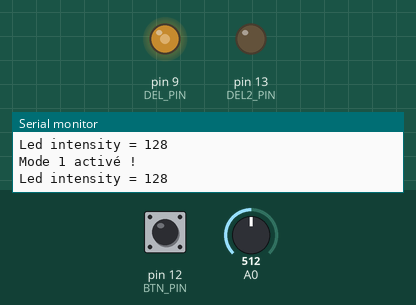
Recording of a sketch running on a simulated Arduino Uno, built with avr-gcc and run on an emulated ATmega328P. Shown: output pins drawn as LEDs (lit = HIGH), the last lines printed to the serial monitor. Dashed ring = blinking. The inputs (shaded band) are chosen by the test bench; at power-on: pin 12 (BTN_PIN) HIGH, A0 = 512.

Above: at 1.2 s.
1.3 s: pin 12 (BTN_PIN) pulled LOW for 0.15 s
At 2.7 s:
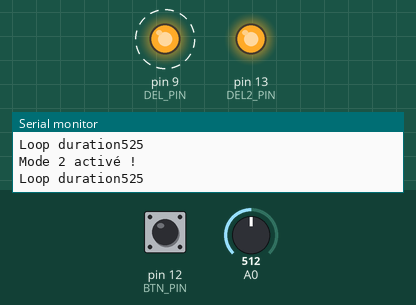
4.3 s: A0 set to 122
At 4.7 s:
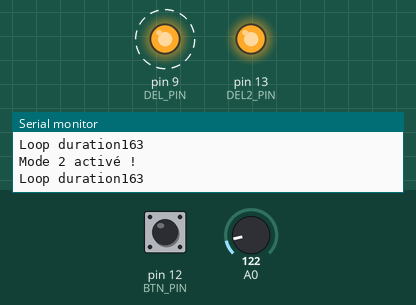
7.3 s: pin 12 (BTN_PIN) pulled LOW for 1 s
At 7.9 s:
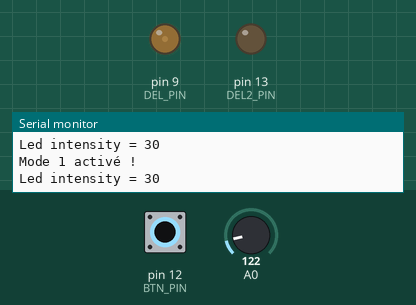
9.8 s: A0 set to 43
At 11.0 s:
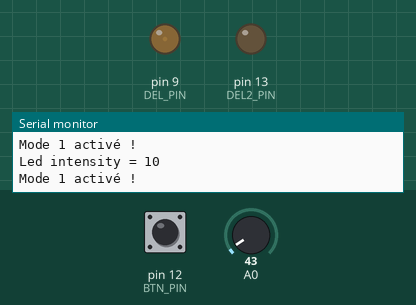
11.3 s: A0 set to 35
At 12.2 s:
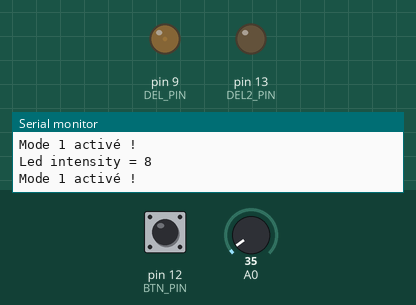
14.3 s: A0 set to 0
At 15.7 s:
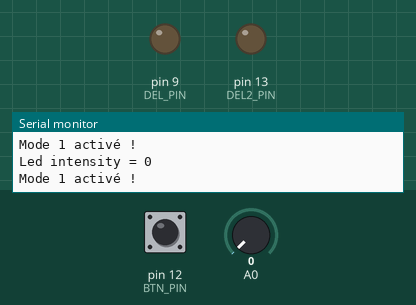
Timing chart, 0 to 16.8 s (numbered marks = the images above; inputs shaded):
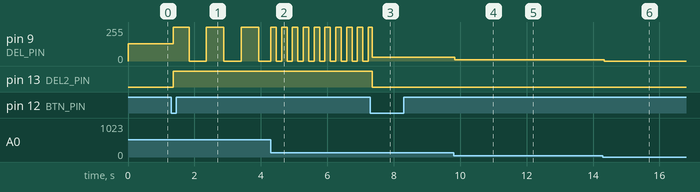

The sketch:

sketch_session_7.ino
```cpp
#define DEL_PIN 9
#define BTN_PIN 12
#define DEL2_PIN 13

void setup() {
  Serial.begin(9600);
  pinMode(DEL2_PIN, OUTPUT);
  pinMode(DEL_PIN, OUTPUT);
  pinMode(BTN_PIN, INPUT_PULLUP);
}

void loop() {
  static unsigned long prevMillis = 0;
  unsigned long currentMillis = millis();
  static bool mode = false;
  byte ledIntensity = analogRead(A0) / 4;
  static bool prevBtnState = LOW;
  static bool btnState = HIGH;
  btnState = digitalRead(BTN_PIN);
  int loopDuration = map(analogRead(A0), 0, 1023, 50, 1000);

  if (btnState == LOW && prevBtnState != btnState) {
    delay(50);
    mode = !mode;
    digitalWrite(DEL2_PIN, mode);
  }

  prevBtnState = btnState;

  if (!mode) {
    Serial.println("Mode 1 activé !");
    analogWrite(DEL_PIN, ledIntensity);
    Serial.print("Led intensity = ");
    Serial.println(ledIntensity);
  }

  if (mode && currentMillis - prevMillis >= loopDuration) {
    prevMillis = currentMillis;
    Serial.println("Mode 2 activé !");
    digitalWrite(DEL_PIN, !digitalRead(DEL_PIN));
    Serial.print("Loop duration");
    Serial.println(loopDuration);
  }
}
```

Measured:
- after the input at 1.3 s, pin 9 (DEL_PIN): alternates 255/255 for 0.52 s and 0/255 for 0.53 s, starting after 0.06 s; pin 13 (DEL2_PIN): LOW → HIGH after 0.06 s
- after the input at 4.3 s, pin 9 (DEL_PIN): alternates 255/255 for 0.16 s and 0/255 for 0.16 s, starting at once
- after the input at 7.3 s, pin 13 (DEL2_PIN): HIGH → LOW after 0.05 s
- after the input at 9.8 s, pin 9 (DEL_PIN): 30/255 → 10/255 at once
- after the input at 11.3 s, pin 9 (DEL_PIN): 10/255 → 8/255 at once
- after the input at 14.3 s, pin 9 (DEL_PIN): 8/255 → 0/255 at once
